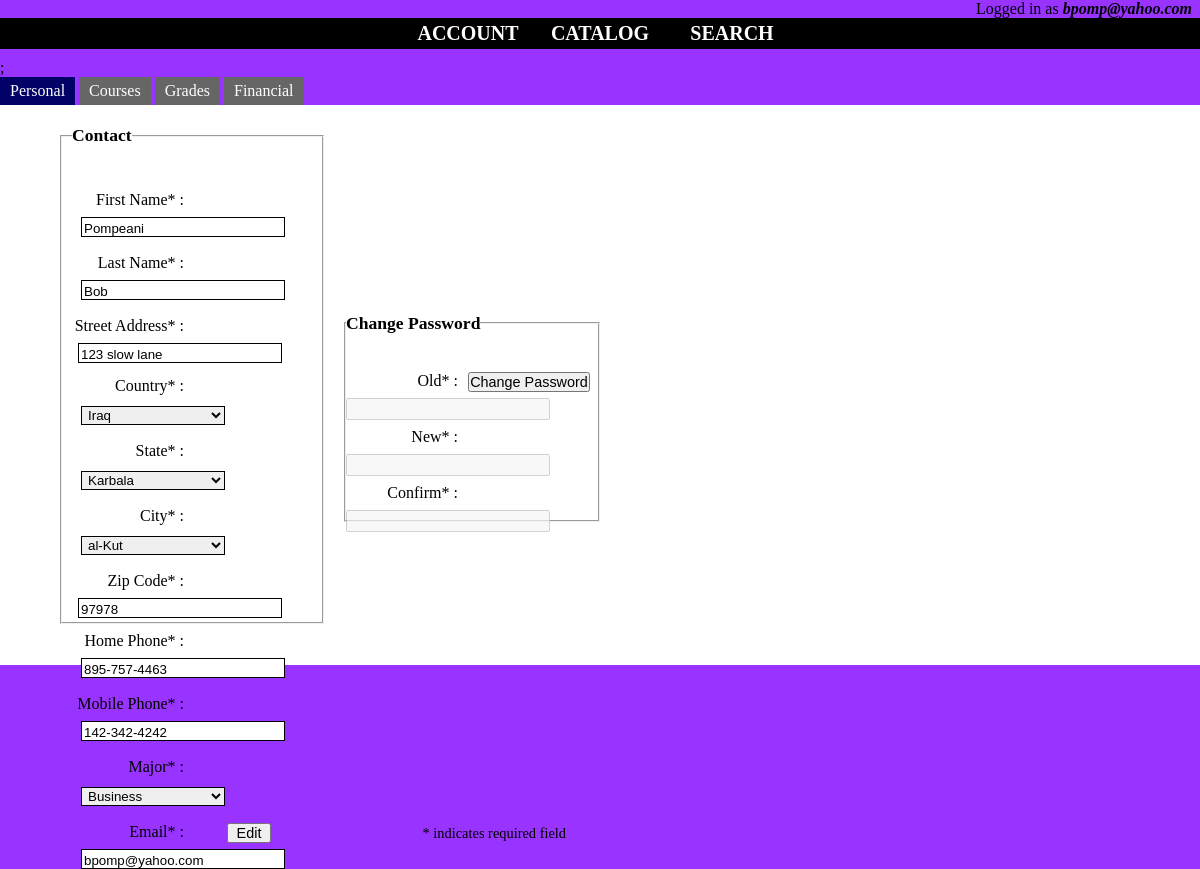
The page /php/account.php?username=bpomp@yahoo.com on the database its author committed.
### tables this page shows
CREATE TABLE `users` (
  `user_first_name` varchar(30) NOT NULL,
  `user_last_name` varchar(30) NOT NULL,
  `user_email` varchar(30) NOT NULL,
  `user_password` varchar(61) NOT NULL,
  `user_country` varchar(40) NOT NULL,
  `user_state` varchar(40) NOT NULL,
  `user_city` varchar(40) NOT NULL,
  `user_major` varchar(30) NOT NULL,
  `user_address` varchar(50) NOT NULL,
  `user_home_phone` varchar(15) NOT NULL,
  `user_mobile_phone` varchar(15) DEFAULT NULL,
  `user_postal_code` int(5) NOT NULL,
  `user_balance` decimal(10,2) NOT NULL DEFAULT '0.00',
  `user_year_started` int(4) NOT NULL,
  PRIMARY KEY (`user_email`),
  KEY `country` (`user_country`),
  KEY `state` (`user_state`),
  KEY `city` (`user_city`),
  KEY `major` (`user_major`),
  CONSTRAINT `users_ibfk_1` FOREIGN KEY (`user_country`) REFERENCES `countries` (`country_name`) ON DELETE CASCADE ON UPDATE CASCADE,
  CONSTRAINT `users_ibfk_2` FOREIGN KEY (`user_state`) REFERENCES `states` (`state_name`) ON DELETE CASCADE ON UPDATE CASCADE,
  CONSTRAINT `users_ibfk_3` FOREIGN KEY (`user_city`) REFERENCES `cities` (`city_name`) ON DELETE CASCADE ON UPDATE CASCADE,
  CONSTRAINT `users_ibfk_4` FOREIGN KEY (`user_major`) REFERENCES `majors` (`major`) ON DELETE CASCADE ON UPDATE CASCADE
);

### php/account.php (the view, shortened to what this page needs)
<!DOCTYPE html>
<?php
    include("config.php");
    $username = $_GET['username'];
    if ( isset($username) && $username != '' ) {
      $sql = "SELECT user_first_name,
                     user_last_name,
                     user_country,
                     user_state,
                     user_city,
                     user_major,
                     user_address,
                     user_home_phone,
                     user_mobile_phone,
                     user_postal_code,
                     user_balance
              FROM   users
              WHERE  user_email = ?";
       $stmt = $conn->prepare($sql);
       $stmt->bind_param('s', $username);
       if ($stmt->execute()) {
           $stmt->bind_result($firstName,
                              $lastName,
                              $country,
                              $state,
                              $city,
                              $major,
                              $address,
                              $homePhone,
                              $mobilePhone,
                              $postalCode,
                              $balance);
       }
    }
?>
<html lang="en">
  <head>
    <link rel="stylesheet" href="../css/accountstyles.css"/>
  </head>
    <body>
      <div id="loggedincontainer">
           <label id="loggedinlabel"> Logged in as <span id="fontusername"><?php echo $username ?></span></label>
      </div>
      <?php include("../php/navigation.php")?>;
      <ul class="tabs">
         <li><a href="#tab-personal">Personal</a></li>
         <li><a href="#tab-courses">Courses</a></li>
         <li><a href="#tab-grades">Grades</a></li>
         <li><a href="#tab-financial">Financial</a></li>
      </ul>
      <div id="tab-personal" class="tabsjump">
             <div id="contactcontainer" >
             <form id="contactform" >
                <fieldset id="contactfieldset">
                   <legend>Contact</legend>
                    <div id="errorcontainer" class="error"></div>
                    <label class="contactlabel">First Name* :</label><input type="text" id="firstname" class="contactinput" value="<?php echo $firstName?>" readonly>
                    <label class="contactlabel">Last Name* :</label><input type="text" id="lastname" class="contactinput" value="<?php echo $lastName?>" readonly>
                    <label class="contactlabel">Street Address* :</label><input type="text" id="streetaddress" value="<?php echo $address?>" readonly>
                     <label class="contactlabel">Country* :</label> <select id="countrydropdown" class="contactinput">
                        <?php
                            $result =  $conn->query("SELECT * FROM countries");
                               if ($result) {
                                  while ($row = $result->fetch_assoc()) {
                                        $selected = ($country == $row["country_name"]) ? " selected" : "";
                                        echo "<option value=", $row["country_id"], $selected,  ">", $row["country_name"], "</option>";
                                  }
                               }
                        ?>
                     </select>
                     <label class="contactlabel">State* :</label> <select id="statedropdown" class="contactinput">
                        <?php
                          $stmt = $conn->prepare("SELECT country_id FROM countries WHERE country_name = ?");
                          $stmt->bind_param('s', $country);
                          if ($stmt->execute()) {
                             $stmt->bind_result($countryID);
                          }
                          $stmt = $conn->prepare("SELECT state_id, state_name FROM states WHERE country_id = ?");
                          $stmt->bind_param('i', $countryID);
                          if($stmt->execute()) {
                              $stmt->bind_result($stateID, $stateName);
                              while ($stmt->fetch())   {
                                    $selected = ($state == $stateName) ? " selected" : "";
                                    echo "<option value=", $stateID,  $selected,  ">",  $stateName,  "</option>";
                              }
                          }
                          ?>
                     </select>
                     <label class="contactlabel">City* :</label> <select id="citydropdown" class="contactinput">
                        <?php
                            $stmt = $conn->prepare("SELECT city_name, city_id FROM cities WHERE state_id = ?");
                            $stmt->bind_param('i', $stateID);
                            if ($stmt->execute()) {
                               $stmt->bind_result($cityName, $cityID);
                               while ($stmt->fetch()) {
                                  $selected = ($city == $cityName) ? " selected" : "";
                                  echo "<option value=", $cityID . $selected . ">" . $cityName . "</option>";
                               }
                            }
                          ?>
                     </select>
                    <label class="contactlabel">Zip Code* :</label><input type="text" id="zipcode" value="<?php echo $postalCode?>" readonly>
                    <label class="contactlabel">Home Phone* :</label><input type="text" id="homephone" class="contactinput" value="<?php echo $homePhone?>" readonly>
                    <label class="contactlabel">Mobile Phone* :</label><input type="text" id="mobilephone" class="contactinput" value="<?php echo $mobilePhone?>" readonly>
                    <label class="contactlabel">Major* : </label> <select id="majordropdown" class="contactinput">
                        <?php
                          $result = $conn->query("SELECT DISTINCT user_major FROM users");
                          if($result) {
                              while ($row = $result->fetch_assoc())   {
                                    $selected = ($major == $user_major) ? " selected" : "";
                                    echo "<option value=", $row["user_major"], $selected, ">", $row["user_major"], "</option>";
                              }
                          }
                          ?>
                    </select>
                    <label class="contactlabel">Email* :</label><input type="text" id="email", class="contactinput" value="<?php echo $username?>"readonly>
                    <div id="editbuttoncontainer">
                        <button type="button" id="editbutton">Edit</button>
                    </div>
                </fieldset>
              </form>
             </div>
             <div id="passwordcontainer">
                <form id="passwordform">
                     <fieldset id="passwordfieldset">
                        <legend>Change Password</legend>
                           <div id="passwordmessage" class="error"></div>
                           <label class="contactlabel">Old* :</label><input type="password" id="oldpassword"  disabled>
                           <label class="contactlabel">New* :</label><input type="password" id="newpassword"  disabled>
                           <label class="contactlabel">Confirm* :</label><input type="password" id="confirmpassword" disabled>
                           <div id="passwordbuttoncontainer">
                                <button type="button" id="changepasswordbutton">Change Password</button>
                           </div>
                     </fieldset>
                </form>
                <div id="allfieldsrequirednotation">* indicates required field</div>
           </div>
      </div>
    </body>
</html>

### php/navigation.php (shortened to what this page needs)
<html>
    <body>
        <div id="nav">
                  <ul class="navelements">
                    <li><a href="http://localhost/php/account.php" class="links">Account</a></li>
                    <li><a href="http://localhost/php/catalog.php" class="links">Catalog</a></li>
                    <li><a href="http://localhost/php/search.php" class="links">Search</a></li>
                  </ul>
        </div>
    </body>
</html>

### css/accountstyles.css (style rules this page uses)
* { padding:0; margin:0 }
body { background-color: #9933ff; }
.tabs li { list-style: none; display: inline; }
.tabs a { padding: 5px 10px; display: inline-block; background: #666; color: #fff; text-decoration: none; }
.tabs a.active { background: #000066; }
.tabsjump { padding: 10px; width: 100%; height: 540px; background-color: white; }
#nav ul { margin-bottom: 10px; padding: 0; text-align: center; background-color: #000000; }
#nav ul li { display: inline; list-style: none; }
#nav li a:link, #nav li a:visited { width: 120px; padding: 4px; font-weight: bold; color: #FFFFFF; display: inline-block; background-color: #000000; text-align: center; font-size: 20px; text-decoration: none; text-transform: uppercase; }
#tab-personal label { float: left; clear: both; width: 110px; padding-top: 6px; }
#tab-personal input { float: left; padding-top: 3px; margin-top: 6px; width: 200px; }
.contactinput { padding-left: 2px; margin: 9px; border: 1px solid black; width: 60%; pointer-events: none; }
#streetaddress { padding-left: 2px; margin: 6px; border: 1px solid black; width: 60%; pointer-events: none; }
#zipcode { padding-left: 2px; margin: 6px; border: 1px solid black; width: 60%; pointer-events: none; }
#editbutton { font-size: 0.9em; width: 18%; margin-top: 8px; }
#editbuttoncontainer { width: 100%; height: 6%; text-align: center; }
legend { font-weight: bold; font-size: 110%; }
#contactcontainer { display: inline-block; width: 25%; height: 100%; }
#contactfieldset { width: 80%; height: 88%; padding: 10px; }
#loggedincontainer { height: 20%; text-align: right; }
#loggedinlabel { padding-right: 8px; }
#fontusername { font-weight: bold; font-style: italic; }
.contactlabel { width: 40%; margin-left: 6px; text-align: right; margin: 2px; }
.error { color: red; font-size: 1.2em; }
#errorcontainer { width: 100%; height: 5%; text-align: center; margin-bottom: 4px; }
#passwordmessage { width: 100%; height: 14%; text-align: center; margin-top: 4px; }
#contactform { margin-left: 40px; width: 100%; height: 100%; padding: 10px; }
#allfieldsrequirednotation { width: 100%; margin-top: -28px; font-size: 0.9em; text-align: right; }
#passwordform { height: 100%; width: 100%; margin-left: 30px; }
#passwordfieldset { height: 38%; width: 100%; }
#passwordcontainer { display: inline-block; height: 100%; width: 21%; }
#changepasswordbutton { font-size: 0.9em; margin-top: 8px; }
#passwordbuttoncontainer { height: 100%; width: 100%; text-align: center; }

### rows shown on the page
users: user_first_name "Pompeani", user_last_name "Bob", user_address "123 slow lane", user_postal_code "97978", user_home_phone "895-757-4463", user_mobile_phone "142-342-4242"

### other values the page prints
$username "bpomp@yahoo.com"
form field value "Iraq"
form field value "Karbala"
form field value "al-Kut"
form field value "Business"
